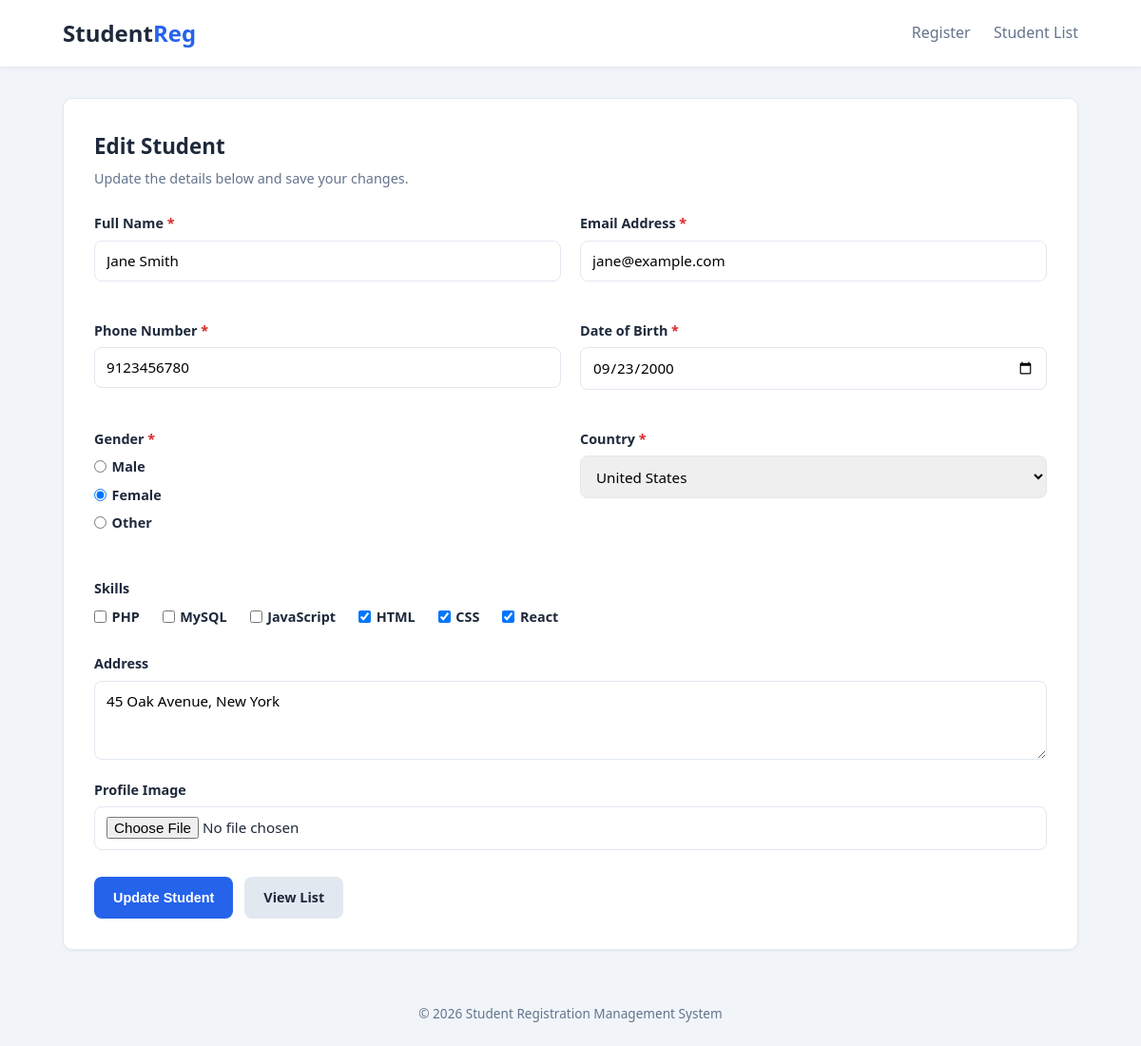
Page /edit.php?id=2 on the committed database.
### tables this page shows
CREATE TABLE students (
    id            INT AUTO_INCREMENT PRIMARY KEY,
    full_name     VARCHAR(150)       NOT NULL,
    email         VARCHAR(150)       NOT NULL UNIQUE,
    phone         VARCHAR(15)        NOT NULL,
    gender        ENUM('Male','Female','Other') NOT NULL,
    dob           DATE               NOT NULL,
    country       VARCHAR(100)       NOT NULL,
    skills        VARCHAR(255)       DEFAULT NULL,
    address       TEXT               DEFAULT NULL,
    profile_image VARCHAR(255)       DEFAULT NULL,
    created_at    TIMESTAMP          DEFAULT CURRENT_TIMESTAMP,
    updated_at    TIMESTAMP          DEFAULT CURRENT_TIMESTAMP ON UPDATE CURRENT_TIMESTAMP
);

### includes/functions.php (called while the page is built, shortened)
<?php
require_once __DIR__ . '/../classes/Student.php';
function e(?string $value): string
{
    return htmlspecialchars((string) $value, ENT_QUOTES, 'UTF-8');
}
function countries(): array
{
    return [
        'India', 'United States', 'United Kingdom', 'Canada', 'Australia',
        'Germany', 'France', 'Japan', 'China', 'Brazil', 'South Africa',
        'United Arab Emirates', 'Singapore', 'Other',
    ];
}

### config/Database.php (called while the page is built, shortened)
<?php
class Database
{
    private string $host = 'localhost';
    private string $dbName = 'student_registration';
    private string $username = 'root';
    private string $password = '';
    private string $charset = 'utf8mb4';
    private ?PDO $connection = null;
    private static ?Database $instance = null;
    private function __construct()
    {
        $dsn = "mysql:host={$this->host};dbname={$this->dbName};charset={$this->charset}";
        $options = [
            PDO::ATTR_ERRMODE            => PDO::ERRMODE_EXCEPTION,
            PDO::ATTR_DEFAULT_FETCH_MODE => PDO::FETCH_ASSOC,
            PDO::ATTR_EMULATE_PREPARES   => false,
        ];
        try {
            $this->connection = new PDO($dsn, $this->username, $this->password, $options);
        } catch (PDOException $e) {
            die('Database connection failed. Please check your configuration.');
        }
    }
    public static function getInstance(): Database
    {
        if (self::$instance === null) {
            self::$instance = new self();
        }
        return self::$instance;
    }
    public function getConnection(): PDO
    {
        return $this->connection;
    }
}

### classes/Student.php (called while the page is built, shortened)
<?php
require_once __DIR__ . '/../config/Database.php';
class Student
{
    private PDO $db;
    private string $table = 'students';
    public function __construct()
    {
        $this->db = Database::getInstance()->getConnection();
    }
    public function find(int $id): ?array
    {
        $stmt = $this->db->prepare("SELECT * FROM {$this->table} WHERE id = :id");
        $stmt->execute([':id' => $id]);
        $row = $stmt->fetch();
        return $row !== false ? $row : null;
    }
}

### includes/form.php (the view, shortened to what this page needs)
<?php
$student = $student ?? [];
$errors  = $errors ?? [];
$old     = $_SESSION['old'] ?? [];
$val = static function (string $key) use ($old, $student) {
    return e((string) ($old[$key] ?? $student[$key] ?? ''));
};
$selectedSkills = [];
if (!empty($old['skills'])) {
    $selectedSkills = is_array($old['skills']) ? $old['skills'] : explode(', ', (string) $old['skills']);
} elseif (!empty($student['skills'])) {
    $selectedSkills = explode(', ', (string) $student['skills']);
}
?>
<form id="studentForm" action="<?= e($formAction) ?>" method="POST" enctype="multipart/form-data" novalidate>
    <div class="form-grid">
        <div class="form-group">
            <label for="full_name">Full Name <span class="req">*</span></label>
            <input type="text" id="full_name" name="full_name" value="<?= $val('full_name') ?>">
            <small class="error" data-error="full_name"><?= e($errors['full_name'] ?? '') ?></small>
        </div>
        <div class="form-group">
            <label for="email">Email Address <span class="req">*</span></label>
            <input type="email" id="email" name="email" value="<?= $val('email') ?>">
            <small class="error" data-error="email"><?= e($errors['email'] ?? '') ?></small>
        </div>
        <div class="form-group">
            <label for="phone">Phone Number <span class="req">*</span></label>
            <input type="number" id="phone" name="phone" value="<?= $val('phone') ?>" placeholder="10 digit number">
            <small class="error" data-error="phone"><?= e($errors['phone'] ?? '') ?></small>
        </div>
        <div class="form-group">
            <label for="dob">Date of Birth <span class="req">*</span></label>
            <input type="date" id="dob" name="dob" value="<?= $val('dob') ?>">
            <small class="error" data-error="dob"><?= e($errors['dob'] ?? '') ?></small>
        </div>
        <div class="form-group">
            <label>Gender <span class="req">*</span></label>
            <?php
            $genderVal = $old['gender'] ?? $student['gender'] ?? '';
            foreach (['Male', 'Female', 'Other'] as $g):
            ?>
                <label class="radio-inline">
                    <input type="radio" name="gender" value="<?= $g ?>" <?= $genderVal === $g ? 'checked' : '' ?>>
                    <?= $g ?>
                </label>
            <?php endforeach; ?>
            <small class="error" data-error="gender"><?= e($errors['gender'] ?? '') ?></small>
        </div>
        <div class="form-group">
            <label for="country">Country <span class="req">*</span></label>
            <select id="country" name="country">
                <?php
                $countryVal = $old['country'] ?? $student['country'] ?? '';
                foreach (countries() as $c):
                ?>
                    <option value="<?= e($c) ?>" <?= $countryVal === $c ? 'selected' : '' ?>><?= e($c) ?></option>
                <?php endforeach; ?>
            </select>
            <small class="error" data-error="country"><?= e($errors['country'] ?? '') ?></small>
        </div>
        <div class="form-group full-width">
            <label>Skills</label>
            <div class="checkbox-row">
                <?php foreach (['PHP', 'MySQL', 'JavaScript', 'HTML', 'CSS', 'React'] as $skill): ?>
                    <label class="checkbox-inline">
                        <input type="checkbox" name="skills[]" value="<?= $skill ?>"
                            <?= in_array($skill, $selectedSkills, true) ? 'checked' : '' ?>>
                        <?= $skill ?>
                    </label>
                <?php endforeach; ?>
            </div>
        </div>
        <div class="form-group full-width">
            <label for="address">Address</label>
            <textarea id="address" name="address" rows="3"><?= $val('address') ?></textarea>
        </div>
        <div class="form-group full-width">
            <label for="profile_image">Profile Image</label>
            <input type="file" id="profile_image" name="profile_image" accept="image/*">
        </div>
    </div>
    <div class="form-actions">
        <button type="submit" class="btn btn-primary">
            <?= !empty($isEdit) ? 'Update Student' : 'Register Student' ?>
        </button>
        <a href="list.php" class="btn btn-secondary">View List</a>
    </div>
</form>

### assets/css/style.css (style rules this page uses)
:root { --primary: #2563eb; --primary-dark: #1d4ed8; --bg: #f1f5f9; --surface: #ffffff; --text: #1e293b; --muted: #64748b; --border: #e2e8f0; --danger: #dc2626; --success: #16a34a; --radius: 10px; }
* { box-sizing: border-box; margin: 0; padding: 0; }
body { font-family: system-ui, -apple-system, "Segoe UI", Roboto, sans-serif; background: var(--bg); color: var(--text); line-height: 1.6; }
.req { color: var(--danger); }
.form-grid { display: grid; grid-template-columns: repeat(2, 1fr); gap: 1.25rem; }
.form-group { display: flex; flex-direction: column; }
.form-group.full-width { grid-column: 1 / -1; }
.form-group label { font-weight: 600; margin-bottom: 0.4rem; font-size: 0.9rem; }
.form-group input[type="text"], .form-group input[type="email"], .form-group input[type="number"], .form-group input[type="date"], .form-group input[type="file"], .form-group select, .form-group textarea { padding: 0.65rem 0.75rem; border: 1px solid var(--border); border-radius: 8px; font-size: 0.95rem; font-family: inherit; transition: border-color 0.2s ease, box-shadow 0.2s ease; }
.radio-inline, .checkbox-inline { display: inline-flex; align-items: center; gap: 0.35rem; margin-right: 1rem; font-weight: 400; cursor: pointer; }
.checkbox-row { display: flex; flex-wrap: wrap; gap: 0.5rem 0.5rem; }
.error { color: var(--danger); font-size: 0.8rem; min-height: 1rem; margin-top: 0.25rem; }
.form-actions { margin-top: 1.75rem; display: flex; gap: 0.75rem; }
.btn { display: inline-block; padding: 0.65rem 1.25rem; border: none; border-radius: 8px; font-size: 0.9rem; font-weight: 600; cursor: pointer; text-decoration: none; text-align: center; transition: background 0.2s ease, transform 0.1s ease; }
.btn-primary { background: var(--primary); color: #fff; }
.btn-secondary { background: #e2e8f0; color: var(--text); }

### rows in the picture
students: full_name "Jane Smith", email "jane@example.com", phone "9123456780", dob "09/23/2000", gender "☐ Male", gender "☑ Female", gender "☐ Other", skills "☑", address "45 Oak Avenue, New York"

### other values in the picture
$g "Male"
$g "Female"
$g "Other"
$skill "PHP"
$skill "MySQL"
$skill "JavaScript"
$skill "HTML"
$skill "CSS"
$skill "React"
form field country "United States"
